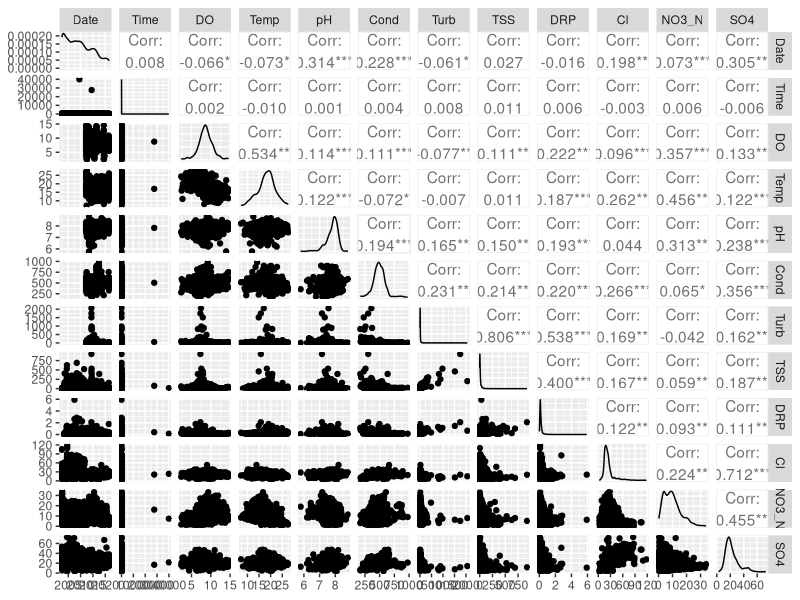
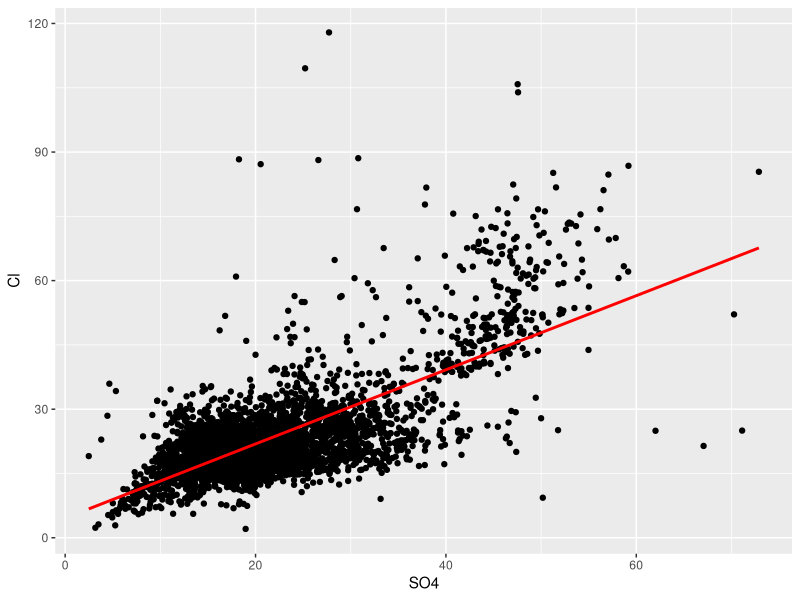

The R source for these figures, in order: (Note: this script raises an error after producing the figures.)
## ---- chunk 1
knitr::opts_chunk$set(echo = TRUE)

library(tidyverse)
library(GGally)
## ---- chunk 2
data <- read_csv("../Data/combined_data_clean.csv")
rain <- read_csv("../Data/CR_airport_rainfall.csv")
## ---- chunk 3
ggpairs(data[3:14])
## ---- chunk 4
temp_data <- filter(data, !(is.na(SO4) | is.na(Cl)))
fit <- lm(Cl~SO4, data=temp_data)
pred <- data.frame(Cl=predict(fit, temp_data), SO4=temp_data$SO4)
data %>%
  ggplot()+
  geom_point(aes(x=SO4, y=Cl))+
  geom_line(data=pred, aes(x=SO4, y=Cl), color="red", size=1)
## ---- chunk 5
temp_data <- filter(data, !(is.na(Temp) | is.na(NO3_N)))
fit <- lm(NO3_N~poly(Temp, 3), data=temp_data)
pred <- data.frame(NO3_N=predict(fit, temp_data), Temp=temp_data$Temp)
data %>%
  ggplot()+
  geom_point(aes(x=Temp, y=NO3_N))+
  geom_line(data=pred, aes(x=Temp, y=NO3_N), color="red", size=1)+
## ---- chunk 6
print(data %>% count(Site) %>% arrange(n), n=100)
## ---- chunk 7
data %>%
  filter(Date > "2020-05-05") %>%
  ggplot(aes(x=Date, y=NO3_N, color=Watershed))+
  geom_line()
  
rain %>%
  filter(Date > "2020-05-05" & Date < "2021-08-04") %>%
  ggplot(aes(x=Date, y=Estimate))+
  geom_line()
